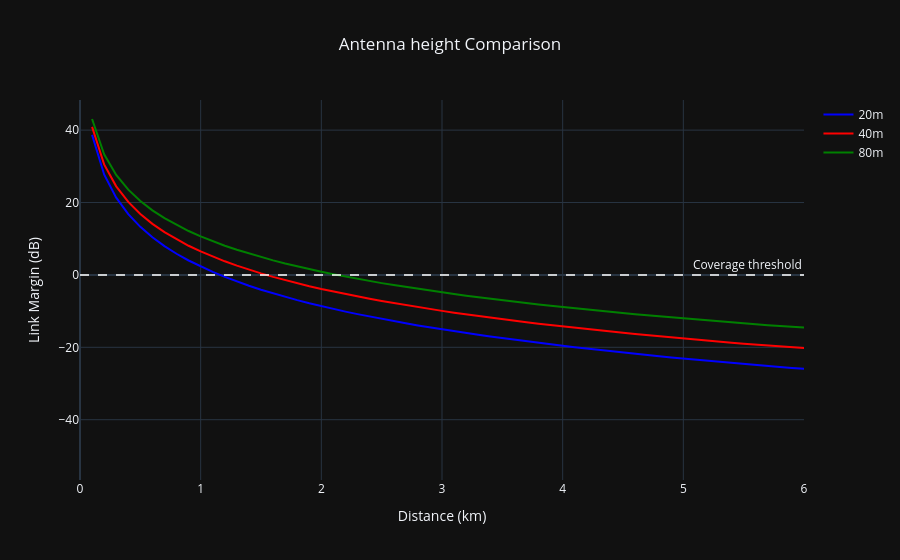

Notebook cell for this chart:
### Markdown cell above
### Link Margin and Coverage Distance

Coverage distance — the point where link margin crosses 0 dB — increases significantly
with antenna height:

| Height | Coverage |
|--------|----------|
| 20 m   | 1.20 km  |
| 40 m   | 1.60 km  |
| 80 m   | 2.20 km  |

Doubling the antenna height from 20 m to 40 m only produces an increase of 0.40Km.

A further doubling to 80 m increases coverage until 2.20Km — demonstrating the

non-linear but highly significant impact of antenna height in network planning.

### Code cell
print_coverage(lte1800_20m.name,value0_lte1800_20m,distance)
print_coverage(lte1800_40m.name,value0_lte1800_40m,distance)
print_coverage(lte1800_80m.name,value0_lte1800_80m,distance)

fig = go.Figure()

fig.add_trace(go.Scatter(x=distance, y=margin_lte1800_20m, name="20m", line=dict(color="blue")))

fig.add_trace(go.Scatter(x=distance, y=margin_lte1800_40m, name="40m", line=dict(color="red")))

fig.add_trace(go.Scatter(x=distance, y=margin_lte1800_80m, name="80m", line=dict(color="green")))

fig.add_hline(
    y=0,
    line=dict(color='white', width=1.5, dash='dash'),
    annotation_text='Coverage threshold',
    annotation_position='top right'
)


fig.update_layout(
    template='plotly_dark',
    title=dict(text ='Antenna height Comparison', x=0.5),
    xaxis=dict(range=[0, 6]), xaxis_title='Distance (km)',
    yaxis_title='Link Margin (dB)',

)

### Figure 1 — Plotly figure (JSON) as saved in the notebook; plotly's stock layout.template omitted (floating-point values rounded to 4 significant figures; data arrays with more than 128 entries replaced by an {"elided": "..."} marker saying what was removed)
{"data": [{"line": {"color": "blue"}, "name": "20m", "x": {"elided": "300 float values"}, "y": {"elided": "300 float values"}, "type": "scatter"}, {"line": {"color": "red"}, "name": "40m", "x": {"elided": "300 float values"}, "y": {"elided": "300 float values"}, "type": "scatter"}, {"line": {"color": "green"}, "name": "80m", "x": {"elided": "300 float values"}, "y": {"elided": "300 float values"}, "type": "scatter"}], "layout": {"shapes": [{"line": {"color": "white", "dash": "dash", "width": 1.5}, "type": "line", "x0": 0, "x1": 1, "xref": "x domain", "y0": 0, "y1": 0, "yref": "y"}], "annotations": [{"showarrow": false, "text": "Coverage threshold", "x": 1, "xanchor": "right", "xref": "x domain", "y": 0, "yanchor": "bottom", "yref": "y"}], "title": {"text": "Antenna height Comparison", "x": 0.5}, "xaxis": {"range": [0, 6], "title": {"text": "Distance (km)"}}, "yaxis": {"title": {"text": "Link Margin (dB)"}}}}
